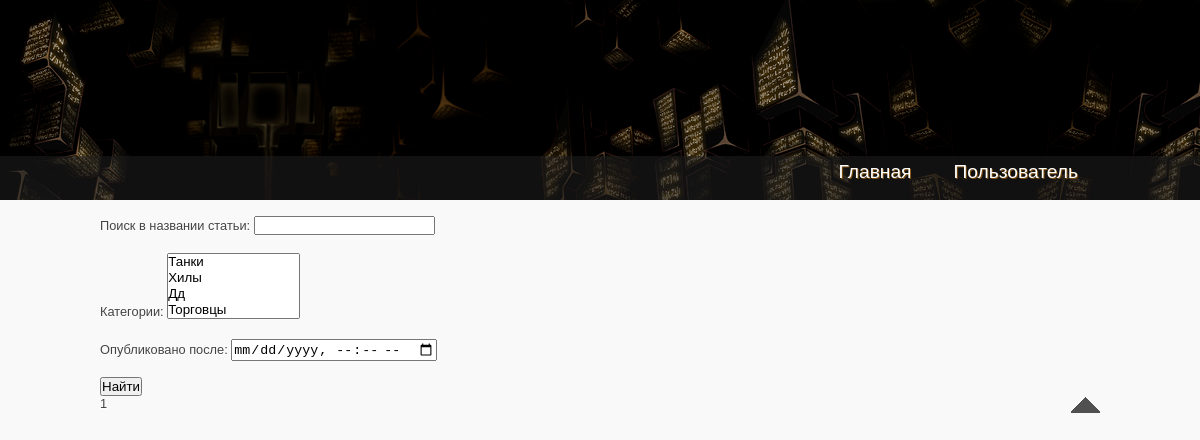
Before: / with the older database file.
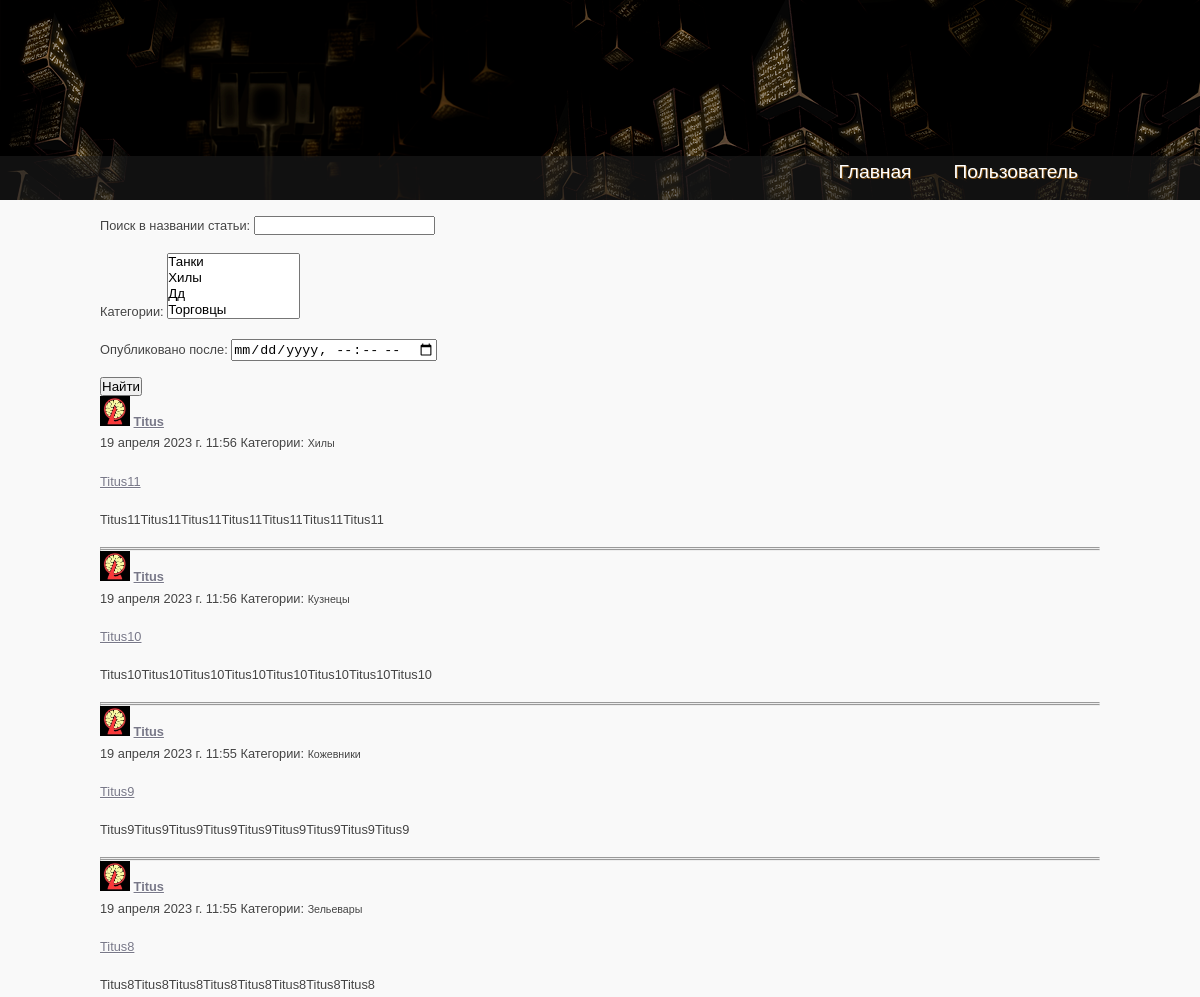
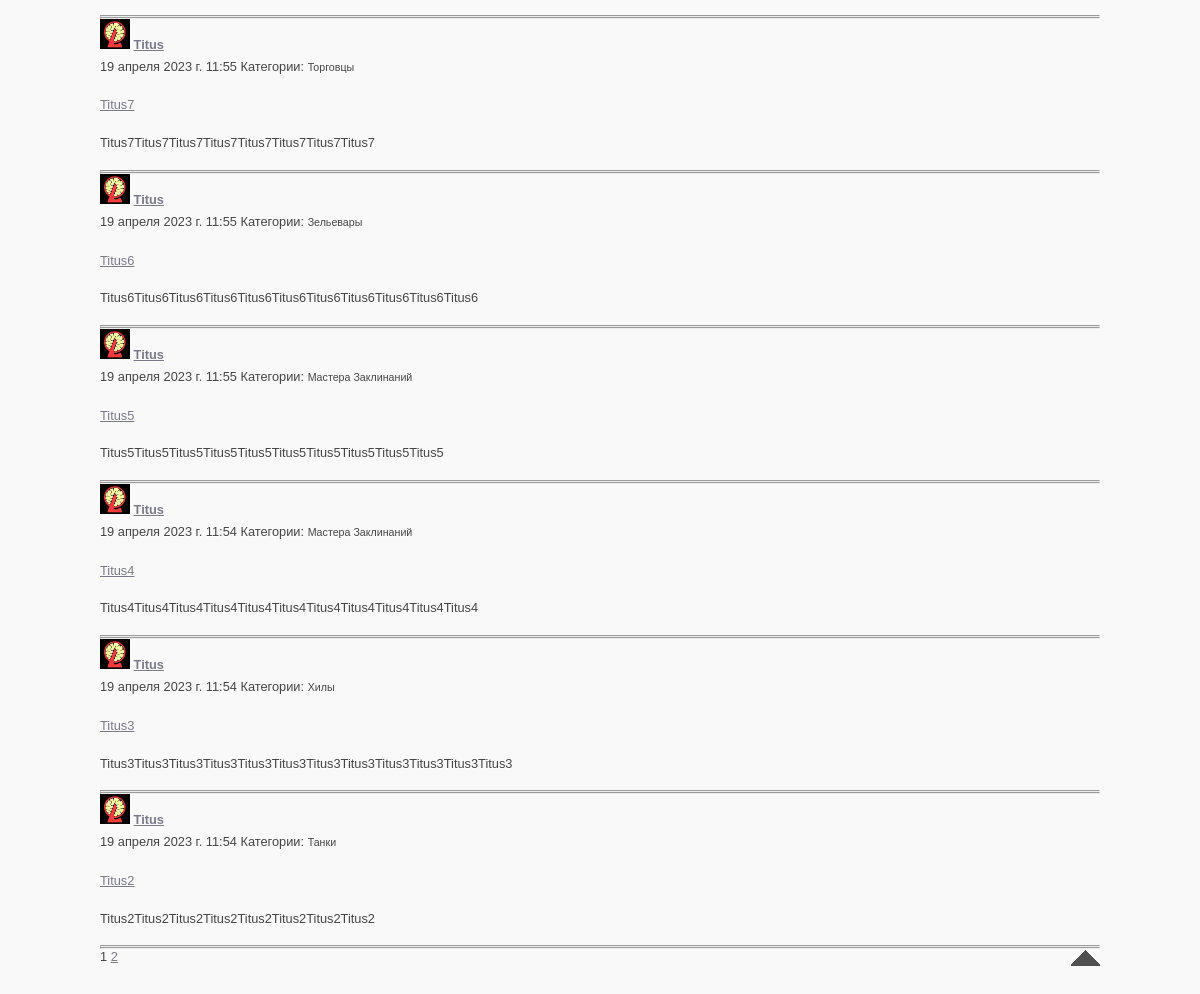
After: the same page with the newer database file (2 pictures, top to bottom).
### forum/models.py (models this page shows, shortened)
class Category(models.Model):
    category = models.CharField(max_length=64, unique=True)
    def __str__(self):
        return self.category.title()

class Post(models.Model):
    author = models.ForeignKey('FUser', on_delete=models.CASCADE)
    date = models.DateTimeField(auto_now_add=True)
    title = models.TextField(max_length=128)
    text = FroalaField(theme='dark')
    category = models.ManyToManyField('Category', through='PostCategory')

class FUser(models.Model):
    name = models.CharField(max_length=32)
    email = models.OneToOneField(User, on_delete=models.CASCADE)
    avatar = models.ImageField(upload_to='', blank=True)

### forum/views.py (the view)
# urls.py: path('', PostList.as_view(), name='main'),
class PostList(ListView):
    model = Post
    ordering = '-date'
    template_name = 'main.html'
    context_object_name = 'list'
    paginate_by = 10
    def get_queryset(self):
        queryset = super().get_queryset()
        self.filterset = PostFilter(self.request.GET, queryset)
        return self.filterset.qs
    def get_context_data(self, **kwargs):
       context = super().get_context_data(**kwargs)
       context['filterset'] = self.filterset
       return context

### forum/templatetags/custom_tags.py (called while the page is built)
@register.simple_tag(takes_context=True)
def url_replace(context, **kwargs):
   d = context['request'].GET.copy()
   for k, v in kwargs.items():
       d[k] = v
   return d.urlencode()

### templates/main.html (shortened to what this page needs)
{% extends 'flatpages/default.html' %}
{% load static %}
{% load custom_filters %}
{% load custom_tags %}
{% block content %}
   <form action="" method="get">
       {{ filterset.form.as_p }}
       <input type="submit" value="Найти" />
   </form>
    {% for post in list %}
        <p>
            <img src="/media/{{ post.author.avatar }}" class="rounded-circle" width="30" height="30"/>
            <b><a href="author/{{ post.author.id }}/">{{ post.author.name }}</a></b><br>
            {{ post.date }}
            Категории: <small class="card-subtitle">{% for category in post.category.all %}{{ category }} {% endfor %}</small></td>
        </p>
        <p><a href="post/{{ post.id }}/">{{ post.title|truncatechars:50 }}</a></p>
        <p>{{ post.text|striptags|truncatechars:128 }}</p>
        <hr><hr>
    {% endfor %}
   {{ page_obj.number }}
   {% if page_obj.has_next %}
       <a href="?{% url_replace page=page_obj.next_page_number %}">{{ page_obj.next_page_number }}</a>
   {% endif %}
{% endblock content %}

### templates/flatpages/default.html (shortened to what this page needs)
<!DOCTYPE HTML>
<html>
<head>
        {% load static %}
  <link rel="stylesheet" type="text/css" href="{% static 'css/asd.css' %}" />
</head>
<body>
  <div id="main">
    <header>
      <div id="logo"></div>
      <nav>
        <div id="menu_container">
          <ul class="sf-menu" id="nav">
            <li><a href="/">Главная</a></li>
            <li><a href="/user/">Пользователь</a></li>
          </ul>
        </div>
      </nav>
    </header>
  </div>
    <div id="site_content">
        <div class="col-lg-12 text-center">
            {% block content %}
            {% endblock content %}
        </div>
      <div class="content">
      </div>
    <div id="scroll">
      <a title="Scroll to the top" class="top" href="#"><img src="{% static 'images/top.png' %}" alt="top" /></a>
    </div>
  </div>
</body>
</html>

### static/css/asd.css (style rules this page uses)
html { height: 100%; }
* { margin: 0; padding: 0; }
article, aside, figure, footer, header, hgroup, nav, section { display:block; }
body { font: normal .80em 'Droid Sans', arial, sans-serif; background: #F9F9F9; color: #444; }
p { padding: 0 0 16px 0; line-height: 1.7em; }
img { border: 0; }
a, a:hover { outline: none; text-decoration: underline; color: #787888; }
ul { margin: 2px 0 22px 17px; }
ul li { list-style-type: circle; margin: 0 0 6px 0; padding: 0 0 4px 5px; line-height: 1.5em; }
#main, #container, #logo, #site_content, footer { margin-left: auto; margin-right: auto; }
#main { background: #EEEEEE url(../images/light.png); }
header { background: #444 url(../images/logo.jpg) no-repeat; height: 200px; }
#logo { width: 1000px; height: 180px; background: transparent; color: #888; padding: 20px 0 0 0; }
nav { height: 44px; margin: -44px auto 0 auto; color: #fef4e9; background: transparent url(../images/menubar.png); }
#menu_container { width: 1000px; margin: 0 auto 0 auto; }
#site_content { width: 1000px; overflow: hidden; margin: 0px auto 0 auto; padding: 15px 0 25px 0; text-shadow: 0 1px #FFF; }
.content { text-align: left; width: 700px; margin: 0 0 15px 0; float: left; font-size: 120%; padding: 14px 0 0 0; }
#scroll { position: relative; width: 1000px; margin: 0 auto; bottom: 15px; right: 0; background: red; padding: 0; }
#scroll a { float: right; margin: 0 0 0 0; padding: 0 0 0 0; }
#scroll a img { float: right; padding: 0 0 0 0; margin: 0; }
ul.sf-menu,ul.sf-menu * { margin: 0; padding: 0; }
ul.sf-menu { display: block; position: relative; }
ul.sf-menu li { display: block; list-style: none; float: left; position: relative; }
ul.sf-menu a { display: block; position: relative; }
ul#nav { float: right; }
ul#nav li a { padding:5px 20px 6px 20px; font: 150% 'News Cycle', arial, sans-serif; text-shadow: 1px 1px #7E4D0E; text-decoration: none; color:#FFF; margin-right: 2px; }

Changed rows visible on the page:
added Post: author.avatar (placeholder picture), author.name "Titus", date "19 апреля 2023 г. 11:56", title "Titus11", text "Titus11Titus11Titus11Titus11Titus11Titus11Titus11"
now on this page (row unchanged): Category: category "Хилы"
added Post: author.avatar (placeholder picture), author.name "Titus", date "19 апреля 2023 г. 11:56", title "Titus10", text "Titus10Titus10Titus10Titus10Titus10Titus10Titus10Titus10"
now on this page (row unchanged): Category: category "Кузнецы", shown under "Titus"
added Post: author.avatar (placeholder picture), author.name "Titus", date "19 апреля 2023 г. 11:55", title "Titus9", text "Titus9Titus9Titus9Titus9Titus9Titus9Titus9Titus9Titus9"
now on this page (row unchanged): Category: category "Кожевники", shown under "Titus"
added Post: author.avatar (placeholder picture), author.name "Titus", date "19 апреля 2023 г. 11:55", title "Titus8", text "Titus8Titus8Titus8Titus8Titus8Titus8Titus8Titus8"
now on this page (row unchanged): Category: category "Зельевары"
added Post: author.avatar (placeholder picture), author.name "Titus", date "19 апреля 2023 г. 11:55", title "Titus7", text "Titus7Titus7Titus7Titus7Titus7Titus7Titus7Titus7"
now on this page (row unchanged): Category: category "Торговцы", shown under "Titus"
added Post: author.avatar (placeholder picture), author.name "Titus", date "19 апреля 2023 г. 11:55", title "Titus6", text "Titus6Titus6Titus6Titus6Titus6Titus6Titus6Titus6Titus6Titus6Titus6"
added Post: author.avatar (placeholder picture), author.name "Titus", date "19 апреля 2023 г. 11:55", title "Titus5", text "Titus5Titus5Titus5Titus5Titus5Titus5Titus5Titus5Titus5Titus5"
now on this page (row unchanged): Category: category "Мастера Заклинаний"
added Post: author.avatar (placeholder picture), author.name "Titus", date "19 апреля 2023 г. 11:54", title "Titus4", text "Titus4Titus4Titus4Titus4Titus4Titus4Titus4Titus4Titus4Titus4Titus4"
added Post: author.avatar (placeholder picture), author.name "Titus", date "19 апреля 2023 г. 11:54", title "Titus3", text "Titus3Titus3Titus3Titus3Titus3Titus3Titus3Titus3Titus3Titus3Titus3Titus3"
added Post: author.avatar (placeholder picture), author.name "Titus", date "19 апреля 2023 г. 11:54", title "Titus2", text "Titus2Titus2Titus2Titus2Titus2Titus2Titus2Titus2", Category (category "Танки")
Other visible differences:
{{ page_obj.next_page_number }}: (not shown) → "2"
